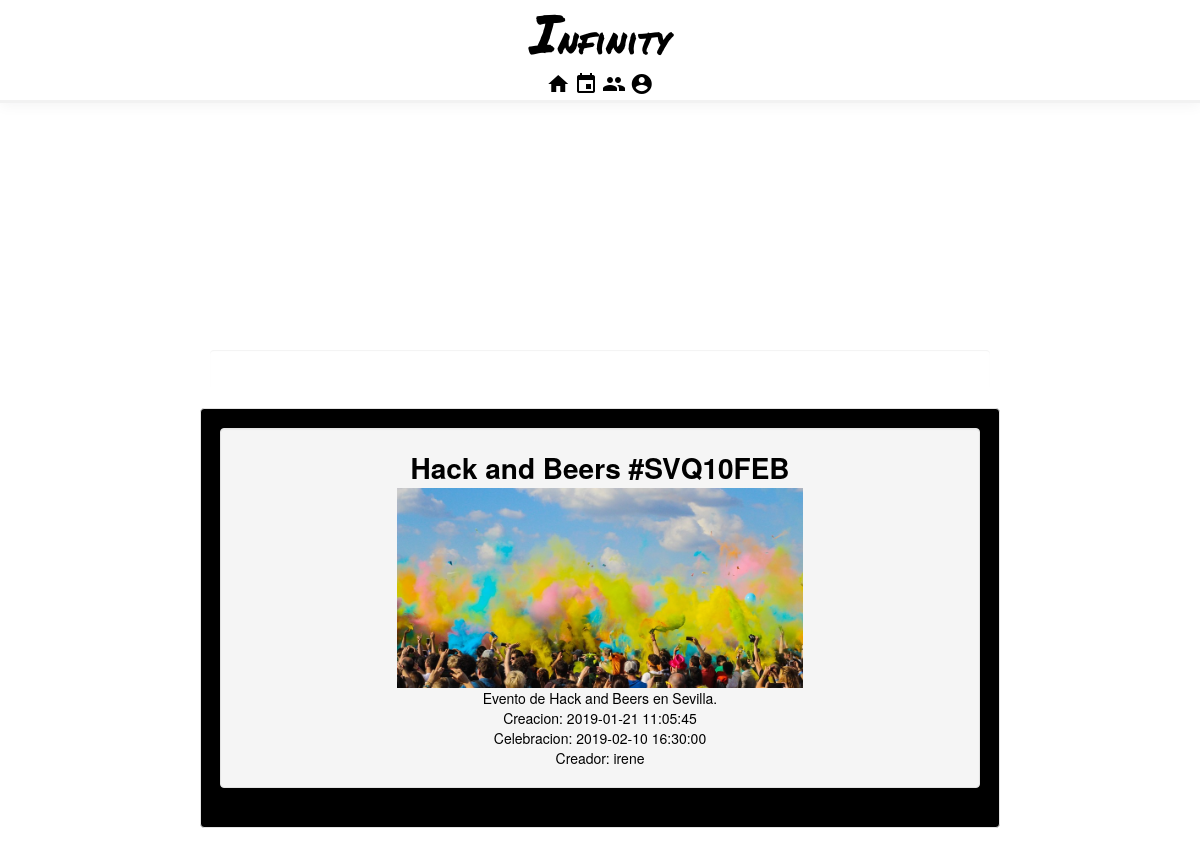
The page /eventoIndex.php on the database as committed earlier.
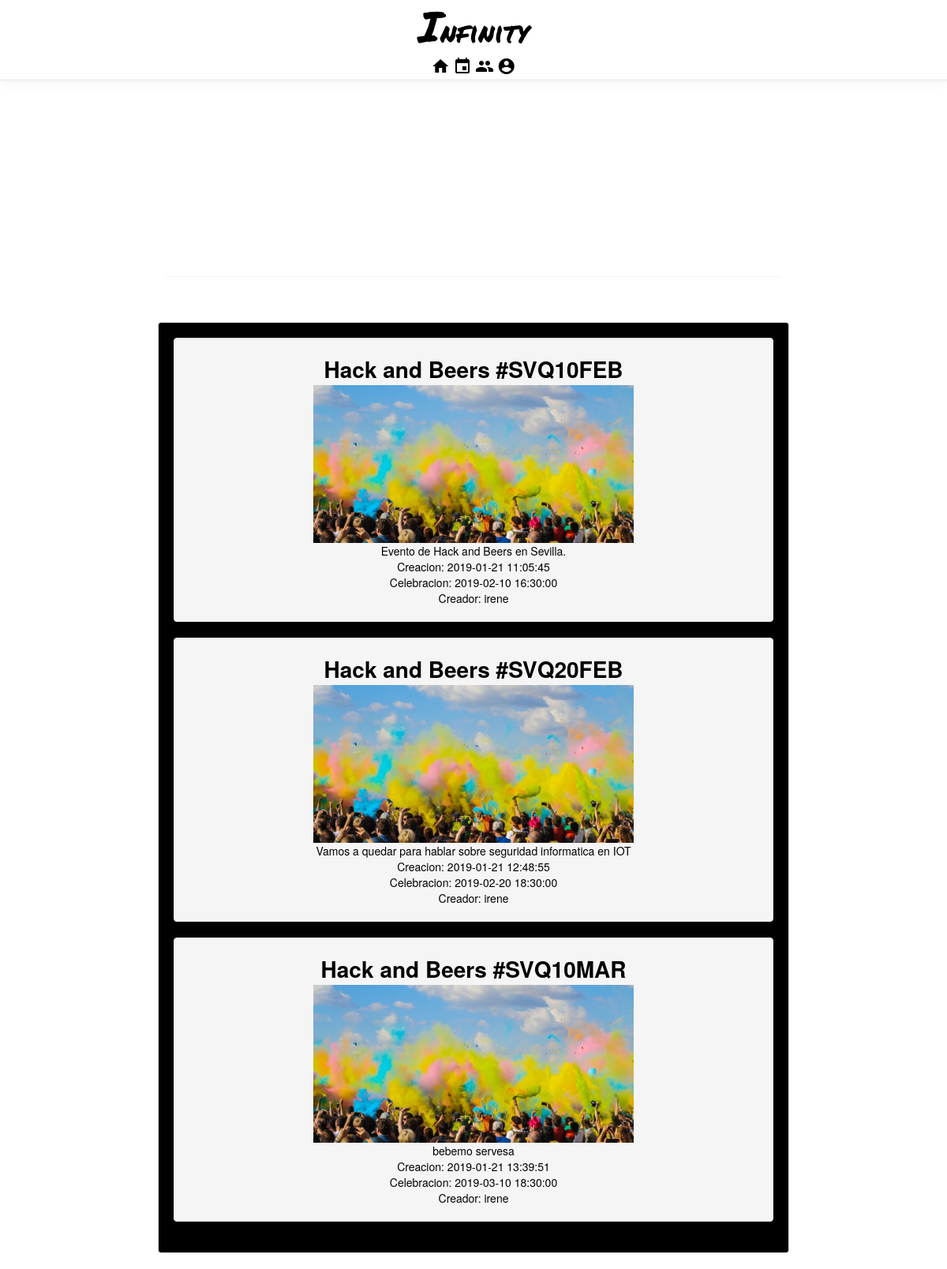
The same page on the database as committed later.
### tables this page shows
CREATE TABLE `events` (
  `id` int(11) NOT NULL COMMENT 'Identificador',
  `name` varchar(50) NOT NULL COMMENT 'Nombre del evento',
  `description` varchar(500) NOT NULL COMMENT 'Descripcion sobre como sera el evento',
  `date_creation` timestamp NOT NULL DEFAULT CURRENT_TIMESTAMP COMMENT 'Fecha de creacion del evento',
  `date_celebration` timestamp NOT NULL DEFAULT '0000-00-00 00:00:00' COMMENT 'Fecha cuando se celebrara el evento',
  `host` varchar(20) NOT NULL COMMENT 'Usuario creador del evento',
  `rutaimagen` varchar(100) NOT NULL COMMENT 'Ruta de la imagen de un evento',
  `idLocation` int(11) NOT NULL COMMENT 'id de la localizacion donde se celebra el evento',
  `idAdvertisers` int(11) NOT NULL,
  `group_id` int(11) NOT NULL DEFAULT '0'
);

### eventoIndex.php (the view, shortened to what this page needs)
<!DOCTYPE html>
<html>
    <head>
        <?php include("stylesheets.php"); ?>
        <link rel="stylesheet" type="text/css" href="css/maps.css"/>
    </head>
    <body>
        <?php include("header.php"); ?>
        <div id="map"></div>
        <div class="container-fluid text-center">
            <div class="col-sm-2 sidenav">
            </div>
            <div class="col-sm-8 text-center well" style="background-color: white; border: none">
            </div>
            <div class="col-sm-2 sidenav">
            </div>
        </div>
        <div class="container-fluid text-center">
            <div class="row content">
                <div class="col-sm-2 sidenav">
                </div>
                <div class="col-sm-8 text-center well" style="background-color: black; color:white">
                    <?php
                    include("conexion.php");
                    $consulta = "SELECT * FROM `events` WHERE date_celebration>CURRENT_TIMESTAMP ORDER BY date_celebration";
                    $resultado = mysqli_query($con, $consulta);
                    if (!(mysqli_num_rows($resultado)) == 0) {
                        $i = 0;
                        while ($auxiliar = mysqli_fetch_array($resultado)) {
                            $fila[$i] = $auxiliar;
                            $i++;
                        }
                        for ($i = 0; $i < sizeof($fila); $i++) {
                            $nombreEvento = $fila[$i]['name'];
                            $fechaCreacion = $fila[$i]['date_creation'];
                            $fechaCelebracion = $fila[$i]['date_celebration'];
                            $creador = $fila[$i]['host'];
                            $descripcion = $fila[$i]['description'];
                            $evento_id = $fila[$i]['id'];
                            $rutaimagen = $fila[$i]['rutaimagen'];
                            echo "<div class='text-center well'>
                                <table style='color:black; margin:auto;'>
        <tr>
            <th style='text-align:center; font-size: 2em;'><a class='link' href='eventoMostrar.php?id=$evento_id'>$nombreEvento</th>
        </tr>
        <tr>
            <td><img src='$rutaimagen' alt='imagen del evento' style='width:200px%; height:200px;'></td>
        </tr>
        <tr>
            <td>$descripcion</td>
        </tr>
        <tr>
            <td>Creacion: $fechaCreacion</td>
        </tr>
        <tr>
            <td>Celebracion: $fechaCelebracion</td>
        </tr>
        <tr>
            <td>Creador: $creador</td>
        </tr>
</table>
</div>";
                        }
                    } else {
                        echo "No hay eventos creados, animate y crea el tuyo!";
                    }
                    ?>
                </div>
                <div class="col-sm-2 sidenav">
                </div>
            </div>
        </div>
    </body>
</html>

### stylesheets.php (shortened to what this page needs)
<link rel="stylesheet" type="text/css" href="css/hojaestilo.css"/>
<link rel="stylesheet" type="text/css" href="css/placeholder.css"/>
<link rel="stylesheet" href="https://maxcdn.bootstrapcdn.com/bootstrap/3.3.7/css/bootstrap.min.css">

### header.php (shortened to what this page needs)
<div id="header-fixed" class="header-fixed">
    <header id="header">
        <div id="logo">
            <a id="infinity-logo-header" href="index.php"><h1 id="head-logo">Infinity</h1></a>
        </div>
        <div id="header-nav">
            <nav>
                <a href="index.php" class="link"><i class="material-icons">home</i></a>
                <a href="eventoIndex.php" class="link"><i class="material-icons">event</i></a>
                <a href="Grupo.php" class="link"><i class="material-icons">group</i></a>
                <a href="cuentaLogin.php" class="link"><i class="material-icons">account_circle</i></a>
            </nav>
        </div>
    </header>
</div>

### CSS/hojaestilo.css (style rules this page uses)
body { color:rgb(30,24,1); background-color:rgb(250,250,250); margin:0; }
.row.content { height: 450px }
.sidenav { padding-top: 20px; background-color: white; height: 100%; }
#header-fixed { background-color:white; margin:0; margin-bottom:0.5em; box-shadow: 0 2px 14px 0 rgba(25,26,30,0.05); border-bottom: 3px solid #f2f2f2; padding-top: 1px; z-index: 2; min-height: 7vw; }
#head-logo { margin-top:0.05em; }
#infinity-logo-header { color:rgb(0,0,0); text-align: center ; font-family: 'Permanent Marker', cursive; }
#infinity-logo-header:link { text-decoration: none; }
#header-nav { text-align: center; }
.link:hover, .link:active, .link:visited,.link:link { color:black; }
h1:first-letter { font-size:1.5em; }

### CSS/maps.css (style rules this page uses)
#map { height: 30%; }
html, body { height: 100%; margin: 0; padding: 0; }

Rows that differ between the two databases and show on the page:
added events: name "Hack and Beers #SVQ20FEB", rutaimagen (placeholder picture), description "Vamos a quedar para hablar sobre seguridad informatica en IOT", date_creation "2019-01-21 12:48:55", date_celebration "2019-02-20 18:30:00", host "irene"
added events: name "Hack and Beers #SVQ10MAR", rutaimagen (placeholder picture), description "bebemo servesa", date_creation "2019-01-21 13:39:51", date_celebration "2019-03-10 18:30:00", host "irene"
